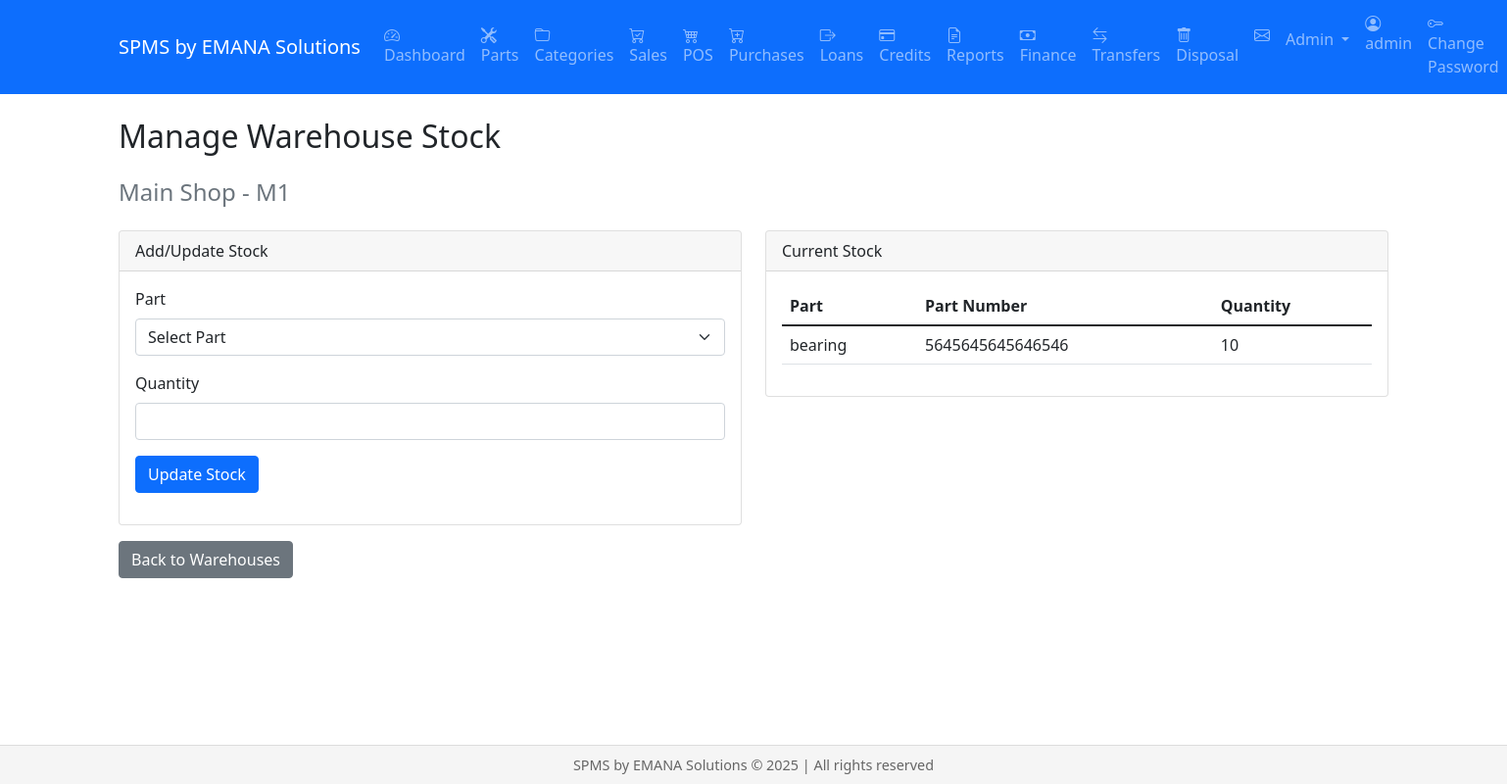
Before: /admin/warehouses/1/stock (signed in) with the older database file.
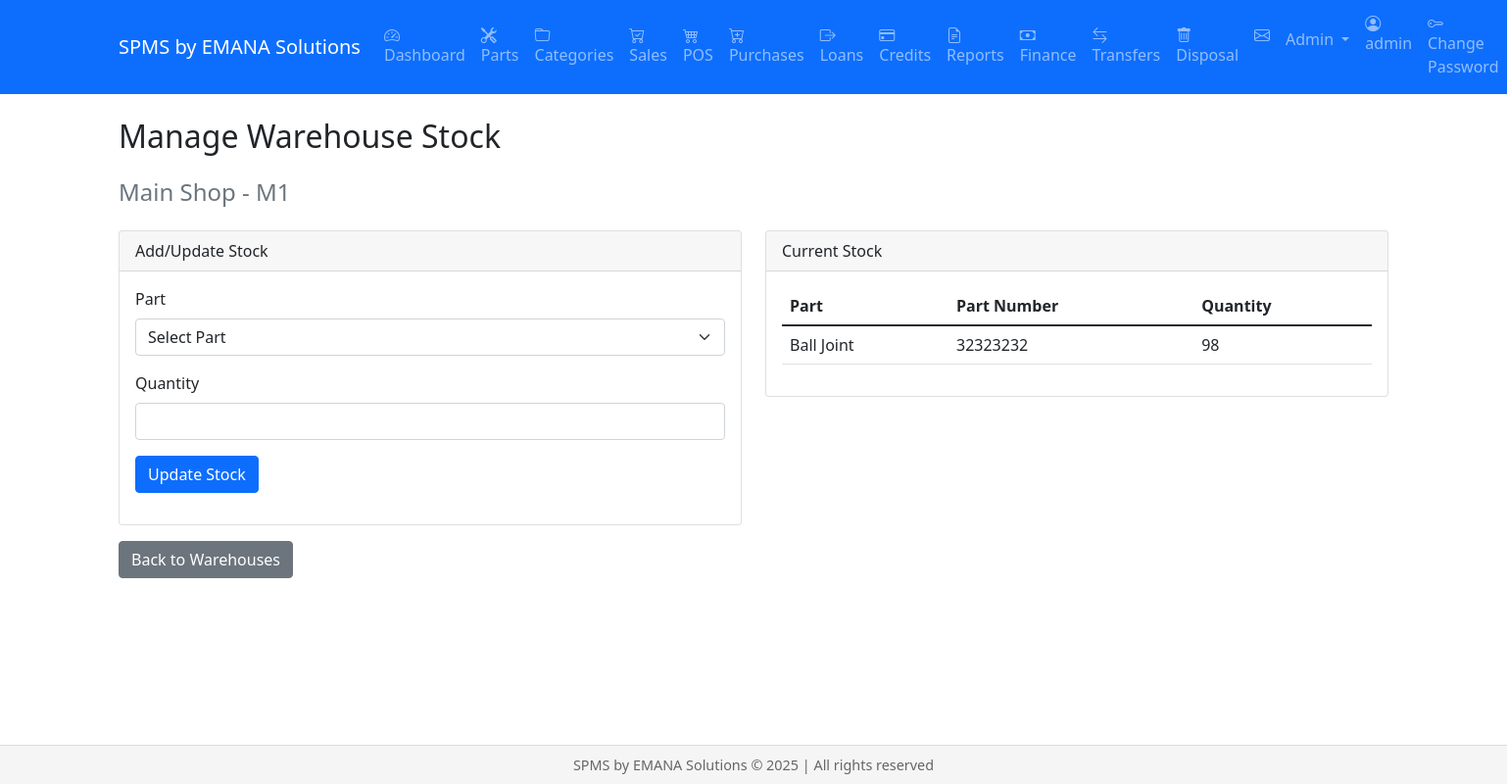
After: the same page with the newer database file.
### models.py (models this page shows, shortened)
class Part(db.Model):
    __tablename__ = 'parts'
    id = db.Column(db.Integer, primary_key=True)
    part_number = db.Column(db.String(100), unique=True, nullable=False)
    name = db.Column(db.String(200), nullable=False)
    description = db.Column(db.Text)
    stock_level = db.Column(db.Integer, default=0)
    cost_price = db.Column(db.Float, default=0.0)
    selling_price = db.Column(db.Float, default=0.0)
    location = db.Column(db.String(100))
    manufacturer = db.Column(db.String(100), nullable=False)
    quality_level = db.Column(db.String(20), nullable=False)
    code = db.Column(db.String(100))
    substitute_part_number = db.Column(db.String(100))  # Changed from make
    min_stock = db.Column(db.Integer, default=0)  # Added minimum stock level
    weight = db.Column(db.Float)
    height = db.Column(db.Float)
    length = db.Column(db.Float)
    width = db.Column(db.Float)
    color = db.Column(db.String(50))
    image_url = db.Column(db.String(255))
    unit = db.Column(db.String(20))  # piece, set, box
    min_price = db.Column(db.Float)
    max_price = db.Column(db.Float)
    cost_price = db.Column(db.Float)  # Average cost price
    category_id = db.Column(db.Integer, db.ForeignKey('category.id'))
    supplier_id = db.Column(db.Integer, db.ForeignKey('supplier.id'))
    warranty_period = db.Column(db.Integer)  # in months
    barcode = db.Column(db.String(100), unique=True)
    created_at = db.Column(db.DateTime, default=datetime.utcnow)
    updated_at = db.Column(db.DateTime, onupdate=datetime.utcnow)
    cost_price_dirham = db.Column(db.Float, default=0.0)

class WarehouseStock(db.Model):
    id = db.Column(db.Integer, primary_key=True)
    warehouse_id = db.Column(db.Integer, db.ForeignKey('warehouse.id'))
    part_id = db.Column(db.Integer, db.ForeignKey('parts.id'))  # Note: using 'parts' table name
    quantity = db.Column(db.Integer, default=0)
    warehouse = db.relationship('Warehouse',
                              backref=db.backref('stock_items', lazy=True),
                              foreign_keys=[warehouse_id],
                              primaryjoin='WarehouseStock.warehouse_id == Warehouse.id')
    part = db.relationship('Part',
                          backref=db.backref('warehouse_stocks', lazy=True),
                          foreign_keys=[part_id],
                          primaryjoin='WarehouseStock.part_id == Part.id')

### views/admin.py (the view, shortened to what this page needs)
@admin.route('/admin/warehouses/<int:warehouse_id>/stock', methods=['GET', 'POST'])
@login_required
@admin_required
def manage_warehouse_stock(warehouse_id):
    warehouse = Warehouse.query.get_or_404(warehouse_id)
    warehouse_stock = WarehouseStock.query\
        .join(Part)\
        .filter(WarehouseStock.warehouse_id == warehouse_id)\
        .all()
    parts = Part.query.all()
    return render_template('admin/warehouse_stock.html',
                         warehouse=warehouse,
                         warehouse_stock=warehouse_stock,
                         parts=parts)

### models.py (called while the page is built)
    @property
    def is_authenticated(self):
        return True

### views/admin.py (called while the page is built)
def admin_required(f):
    @wraps(f)
    def decorated_function(*args, **kwargs):
        if not current_user.is_authenticated or current_user.role != 'admin':
            flash('You need to be an admin to access this page.', 'error')
            return redirect(url_for('dashboard.index'))
        return f(*args, **kwargs)
    return decorated_function

### templates/admin/warehouse_stock.html (shortened to what this page needs)
{% extends "base.html" %}
{% block content %}
<div class="container">
    <h2 class="mb-4">Manage Warehouse Stock</h2>
    <h4 class="text-muted">{{ warehouse.name }} - {{ warehouse.location }}</h4>
    <div class="row mt-4">
        <div class="col-md-6">
            <div class="card">
                <div class="card-header">
                    Add/Update Stock
                </div>
                <div class="card-body">
                    <form method="POST">
                        <div class="mb-3">
                            <label for="part_id" class="form-label">Part</label>
                            <select class="form-select" id="part_id" name="part_id" required>
                                <option value="">Select Part</option>
                            </select>
                        </div>
                        <div class="mb-3">
                            <label for="quantity" class="form-label">Quantity</label>
                            <input type="number" class="form-control" id="quantity"
                                   name="quantity" min="0" required>
                        </div>
                        <button type="submit" class="btn btn-primary">Update Stock</button>
                    </form>
                </div>
            </div>
        </div>
        <div class="col-md-6">
            <div class="card">
                <div class="card-header">
                    Current Stock
                </div>
                <div class="card-body">
                    <div class="table-responsive">
                        <table class="table">
                            <thead>
                                <tr>
                                    <th>Part</th>
                                    <th>Part Number</th>
                                    <th>Quantity</th>
                                </tr>
                            </thead>
                            <tbody>
                                {% for stock in warehouse_stock %}
                                <tr>
                                    {% set part = parts|selectattr('id', 'equalto', stock.part_id)|first %}
                                    <td>{{ part.name if part else 'Unknown Part' }}</td>
                                    <td>{{ part.part_number if part else 'N/A' }}</td>
                                    <td>{{ stock.quantity }}</td>
                                </tr>
                                {% endfor %}
                            </tbody>
                        </table>
                    </div>
                </div>
            </div>
        </div>
    </div>
    <div class="mt-3">
        <a href="{{ url_for('admin.warehouses') }}" class="btn btn-secondary">
            Back to Warehouses
        </a>
    </div>
</div>
{% endblock %}

Changed rows visible on the page:
changed WarehouseStock: quantity "10" → "98"
changed Part: name "bearing" → "Ball Joint"; part_number "5645645645646546" → "32323232"
